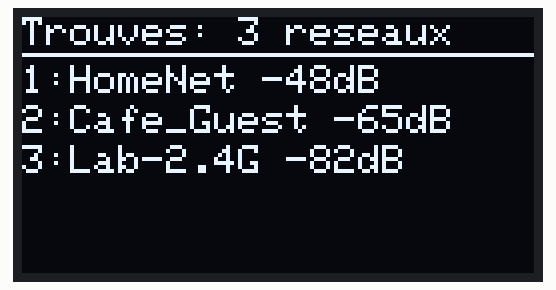
This sketch was run on a simulated ESP8266 (NodeMCU). Parts: 128×64 one-colour display. A WiFi scan finds three made-up networks.

Above: at 2.3 s.

Measured:
- what the display in image 0 shows lasts 4.0 s, from 2.2 s to 6.2 s

The sketch:

wifi_scanner.ino
```cpp
#include <ESP8266WiFi.h>
#include <Wire.h>
#include <Adafruit_GFX.h>
#include <Adafruit_SSD1306.h>

Adafruit_SSD1306 display(128, 64, &Wire, -1);

void setup() {
  Serial.begin(115200);
  Wire.begin(4, 5); // D2 SDA, D1 SCL
  display.begin(SSD1306_SWITCHCAPVCC, 0x3C);
  display.clearDisplay();
  display.setTextSize(1);
  display.setTextColor(SSD1306_WHITE);
  display.setCursor(0, 0);
  display.println("SCANNER WIFI 2.4G");
  display.display();

  WiFi.mode(WIFI_STA);
  WiFi.disconnect();
  delay(100);
}

void loop() {
  display.clearDisplay();
  display.setCursor(0, 0);
  display.println("Recherche reseaux...");
  display.display();

  int n = WiFi.scanNetworks();

  display.clearDisplay();
  display.setCursor(0, 0);
  display.printf("Trouves: %d reseaux\n", n);
  display.drawLine(0, 9, 127, 9, SSD1306_WHITE);

  int y = 12;
  for (int i = 0; i < n && i < 5; ++i) {
    display.setCursor(0, y);
    // Tronquer le nom si trop long
    String ssid = WiFi.SSID(i);
    display.printf("%d:%.11s %ddB", i + 1, ssid.c_str(), WiFi.RSSI(i));
    y += 10;
  }
  display.display();

  delay(4000);
}
```
